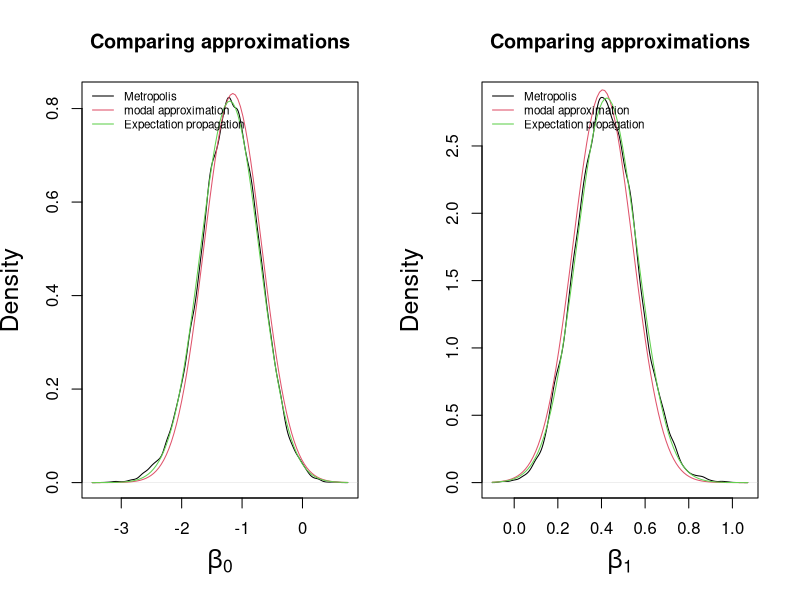
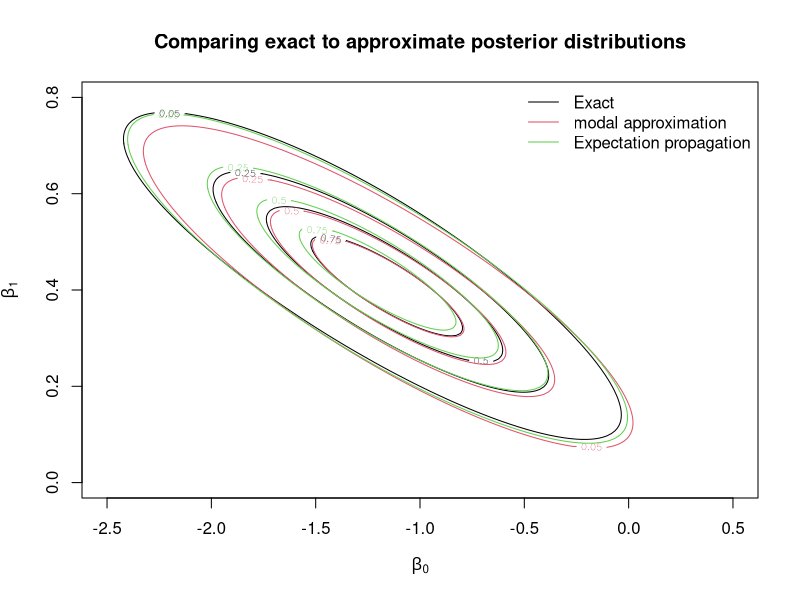

Reproduce these figures in R, in order.
## ---- chunk 1
knitr::opts_chunk$set(echo = TRUE)
set.seed(2334576)
## ---- chunk 2

#Coding for implementing Expectation-propagation for logistic regression.

#Arguments.
#response, response vector
#n: vector of trial sizes
#iter: number of rounds to consider
#epsilon: convergence criteria.

EP.logit<-function(response,n,X,iter,epsilon){
N<-length(response) #size of dataset.
p<-dim(X)[2]
  
Sigmainvmu <-matrix(0,p,N) #natural parameter \Sigma^{-1}mu
Sigmainv  <-rep(list(diag(p)),N)  #natural parameter \Sigma^{-1}, stored as list

#Previous parameters of g.
Sigmainvmu0<-rowSums(Sigmainvmu)
Sigmainv0   <-Reduce("+",Sigmainv)
  
#g_0(\bm \beta) need not be updated and is assumed flat.

#function for tilted distribution
tilt.dist      <- function(x){
gnoti          <-dnorm(x,mean=Mnoti,sd=sqrt(Vnoti))
pr              <-(1+exp(-x))^(-1)
like           <-dbinom(response[i],n[i],pr)
result <-gnoti*like
return(result)
}

#loop for updating g_i(\bm \beta) i= 1, ..., n.
for(j in 1:iter){
for(i in 1:N){
Sigmainvmunoti <-rowSums(Sigmainvmu)  - Sigmainvmu[,i] #Natural parameter \Sigma_{-i}^{-1}\mu_{-i}
Sigmainvnoti   <-Reduce("+",Sigmainv) - Sigmainv[[i]]  #Natural parameter \Sigma_{-i}^{-1}\mu_{-i}
Sigmanoti      <-solve(Sigmainvnoti)                   #parameter \Sigma_{-i}^{-1}
munoti         <-Sigmanoti%*%Sigmainvmunoti            #parameter \mu_{-i}
Mnoti          <-t(X[i,])%*%munoti                     #M_{-i}
Vnoti          <-t(X[i,])%*%Sigmanoti%*%X[i,]          #V_{-i}

#Moment matching.
E0<-integrate(f= function(x) { tilt.dist(x)}, lower=Mnoti-10*sqrt(Vnoti), upper=Mnoti+10*sqrt(Vnoti))
E1<-integrate(f= function(x) {x*tilt.dist(x)}, lower=Mnoti-10*sqrt(Vnoti), upper=Mnoti+10*sqrt(Vnoti))
E2<-integrate(f= function(x) {x^2*tilt.dist(x)}, lower=Mnoti-10*sqrt(Vnoti), upper=Mnoti+10*sqrt(Vnoti))  
M <- E1$value/E0$value       
V <- E2$value/E0$value - M^2

#Update g_i
MiViinv <- M/V - Mnoti/Vnoti
Viinv   <- 1/V - 1/Vnoti

#transform back to beta scale.
Sigmainvmu[,i] <-X[i,]%*%MiViinv  #natural parameter \Sigma^{-1}mu
Sigmainv[[i]]  <-X[i,]%*%Viinv%*%t(X[i,])
}
#Note by the way the previous lines of code have been written, step six has been implicitly. 

#Checking whether to stop iterations.
currentSinvmu <-rowSums(Sigmainvmu)   
currentSinv   <-Reduce("+",Sigmainv)

  diff1  <- sqrt((currentSinvmu-Sigmainvmu0)^2)/(abs(currentSinvmu)+0.01)
  diff2  <- sqrt((currentSinv-Sigmainv0)^2)/(abs(currentSinv)+0.01)
  diff.all<-c(diff1,diff2)
  if(max(diff.all) < epsilon) break else Sigmainvmu0 <- currentSinvmu; Sigmainv0 <- currentSinv 
}

#Final mean and variance-covariance matrix of g(\beta)
Sigma <-solve(currentSinv)
mu    <-Sigma%*%currentSinvmu


#Storing and returning results.
param<-list(mu,Sigma,j)
names(param)<-c('betahat','Sigma','iter_break')
return(param)  
}
## ---- chunk 3
#Run Metropolis sampling.
#Inputs:
#y: vector of responses
#n: vector (or scalar) of trial sizes. 
#X: predictor matrix including intercept.
#c: rescaling for variance-covariance matrix, scalar J(theta*|theta(t-1)) = N(theta(t-1), c^2*Sigma)
#Sigma is variance covariance matrix for parameters in J()
#iter: number of iterations
#burnin: number of initial iterations to throw out.
Metropolis.fn<-function(y,n,X,c,Sigma,iter,burnin){ 
  p <-dim(X)[2]   #number of parameters
  library(mvtnorm)
  theta0<-rnorm(p) #initial values.
  theta.sim<-matrix(0,iter,p) #matrix to store iterations
  theta.sim[1,]<-theta0   
  for(i in 1:(iter-1)){
    theta.cand <-rmvnorm(1,mean=theta.sim[i,],sigma=c^2*Sigma) #draw candidate (jointly)
    theta.cand <-as.numeric(theta.cand)  
    xbc        <-X%*%theta.cand      
    p.c        <-(1+exp(-xbc))^(-1)   #Calculating probability of success for candidates.
    xb         <-X%*%theta.sim[i,]
    p.b        <-(1+exp(-xb))^(-1)     #Calculating probability of success for theta(t-1). 
    #difference of log joint distributions.
    r<-sum( dbinom(y,size=n,prob=p.c,log=TRUE)-dbinom(y,size=n,prob=p.b,log=TRUE) )
    #Draw an indicator whether to accept/reject candidate
    ind<-rbinom(1,1,exp( min(c(r,0)) ) )
    theta.sim[i+1,]<- ind*theta.cand + (1-ind)*theta.sim[i,]
  }
  
  #Removing the iterations in burnin phase
  results<-theta.sim[-c(1:burnin),]
  names(results)<-c('beta0','beta1') #column names
  return(results)
}
## ---- chunk 4
#Entering data
x <-0:6
y<-c(2,5,4,4,5,7,9)
N<-10   

n<-length(y)
X<-cbind(rep(1,n),x)
#Normal approximation at posterior mode
mod<-glm(cbind(y,N-y)~x,family=binomial('logit'))   
#Expectation propagation
mresult<-EP.logit(response=y,n=rep(N,n),X=X,iter=100,epsilon=1e-6)
#Metropolis algorithm
attempt1<-Metropolis.fn(y=y,n=N,X=X,c=2.4/sqrt(2),Sigma=vcov(mod),iter=100000,burnin=50000)
## ---- chunk 5

par(mfrow=c(1,2))
for(i in 1:2){
plot(density(attempt1[,i]),xlab=bquote(beta[.(i-1)]),main='Comparing approximations',cex.lab=1.5)
curve(dnorm(x,mean=mod$coef[i],sd=sqrt(vcov(mod)[i,i])),add=TRUE,col=2 )
curve(dnorm(x,mean=mresult$betahat[i],sd=sqrt(mresult$Sigma[i,i])),add=TRUE,col=3 )
legend('topleft',legend=c('Metropolis','modal approximation','Expectation propagation'),col=1:3,lty=1,bty='n',cex=0.7)
}
## ---- chunk 6
library(graphics)
library(mvtnorm)

#Matrix of points to evaluate density for contour plots.
x.points <- seq(-2.5,0.5,length.out=150)
y.points <- seq(0.0,0.8,length.out=150)
z1<-z2<-z3<- matrix(0,nrow=150,ncol=150)
mu <- mod$coef
sigma <-vcov(mod)
for (i in 1:150) {
  for (j in 1:150) {
    z1[i,j] <- prod(dbinom(y,N,(1+exp(-x.points[i]-x*y.points[j]))^(-1)))
    z2[i,j] <- dmvnorm(c(x.points[i],y.points[j]),mean=mu,sigma=sigma) 
    z3[i,j] <- dmvnorm(c(x.points[i],y.points[j]),mean=mresult$betahat,sigma=mresult$Sigma) 
  }}

z1<-z1/prod(dbinom(y,N,(1+exp(-mu[1]-x*mu[2]))^(-1)))
z2<-z2/dmvnorm(mu,mean=mu,sigma=sigma)
z3<-z3/dmvnorm(mu,mean=mresult$betahat,sigma=mresult$Sigma) 

par(mfrow=c(1,1))
contour(x.points,y.points,z1,xlab=expression(beta[0]),levels=c(0.05,0.25,0.5,0.75),ylab=expression(beta[1]),col=1,main='Comparing exact to approximate posterior distributions')
contour(x.points,y.points,z2,xlab=expression(beta[0]),levels=c(0.05,0.25,0.5,0.75),ylab=expression(beta[1]),col=2,add=TRUE) 
contour(x.points,y.points,z3,xlab=expression(beta[0]),levels=c(0.05,0.25,0.5,0.75),ylab=expression(beta[1]),col=3,add=TRUE)
legend('topright',legend=c('Exact','modal approximation','Expectation propagation'),col=1:3,lty=1,bty='n',cex=1)

